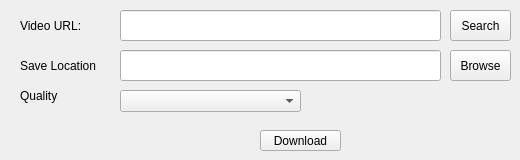
    <widget class="QWidget" name="tab_2">
     <attribute name="title">
      <string>Youtube video</string>
     </attribute>
     <widget class="QLineEdit" name="lineEdit_3">
      <property name="geometry">
       <rect>
        <x>120</x>
        <y>50</y>
        <width>321</width>
        <height>31</height>
       </rect>
      </property>
     </widget>
     <widget class="QLabel" name="label_3">
      <property name="geometry">
       <rect>
        <x>20</x>
        <y>10</y>
        <width>61</width>
        <height>31</height>
       </rect>
      </property>
      <property name="text">
       <string>Video URL:</string>
      </property>
     </widget>
     <widget class="QLineEdit" name="lineEdit_4">
      <property name="enabled">
       <bool>true</bool>
      </property>
      <property name="geometry">
       <rect>
        <x>120</x>
        <y>10</y>
        <width>321</width>
        <height>31</height>
       </rect>
      </property>
     </widget>
     <widget class="QPushButton" name="pushButton_3">
      <property name="geometry">
       <rect>
        <x>450</x>
        <y>50</y>
        <width>61</width>
        <height>31</height>
       </rect>
      </property>
      <property name="text">
       <string>Browse</string>
      </property>
     </widget>
     <widget class="QPushButton" name="pushButton_4">
      <property name="geometry">
       <rect>
        <x>260</x>
        <y>130</y>
        <width>81</width>
        <height>21</height>
       </rect>
      </property>
      <property name="text">
       <string>Download</string>
      </property>
     </widget>
     <widget class="QLabel" name="label_4">
      <property name="geometry">
       <rect>
        <x>20</x>
        <y>50</y>
        <width>81</width>
        <height>31</height>
       </rect>
      </property>
      <property name="text">
       <string>Save Location</string>
      </property>
     </widget>
     <widget class="QComboBox" name="comboBox">
      <property name="geometry">
       <rect>
        <x>120</x>
        <y>90</y>
        <width>181</width>
        <height>22</height>
       </rect>
      </property>
     </widget>
     <widget class="QLabel" name="label_5">
      <property name="geometry">
       <rect>
        <x>20</x>
        <y>80</y>
        <width>81</width>
        <height>31</height>
       </rect>
      </property>
      <property name="text">
       <string>Quality</string>
      </property>
     </widget>
     <widget class="QPushButton" name="pushButton_5">
      <property name="geometry">
       <rect>
        <x>450</x>
        <y>10</y>
        <width>61</width>
        <height>31</height>
       </rect>
      </property>
      <property name="text">
       <string>Search</string>
      </property>
     </widget>
    </widget>
